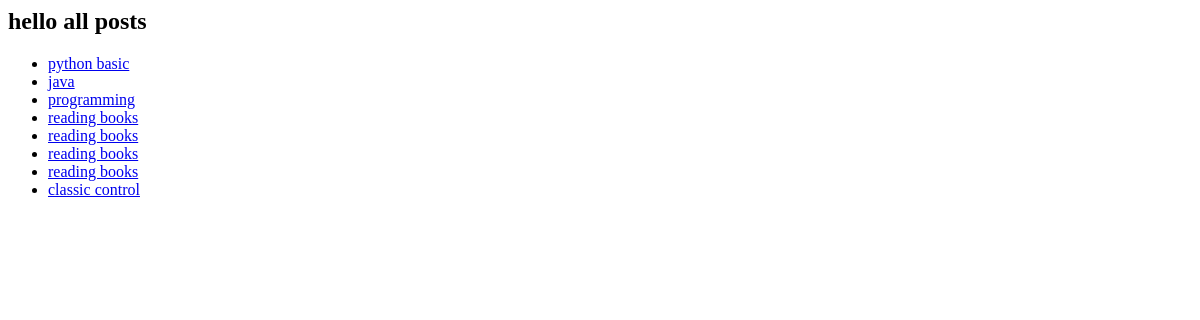
The app's page /posts/, older data.
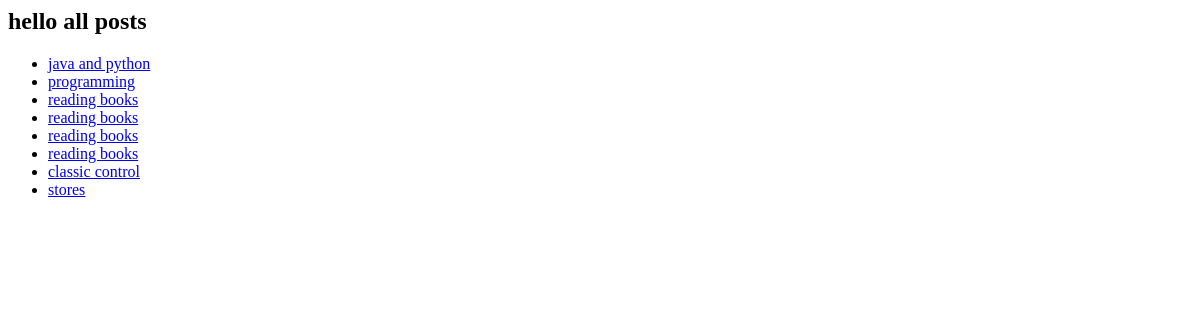
The same page, newer data.
### postapp/models.py (models this page shows)
class Post(models.Model):
    author=models.ForeignKey(User,related_name='post_authoe',on_delete=models.CASCADE)
    title=models.CharField(max_length=100)
    content=models.TextField(max_length=1000)
    draft=models.BooleanField(default=True)
    publish_date=models.DateTimeField(default=timezone.now)
    tags = TaggableManager()
    image = models.ImageField(upload_to='posts/', null=True, blank=True)
    category=models.ForeignKey('Category',related_name="post_category",on_delete=models.SET_NULL,null=True)
    def __str__(self):
        return self.title

### postapp/views.py (the view)
# urls.py: path('posts/',Postlist.as_view()),
class Postlist(ListView):
    model=Post
    template_name = "posts/post_list.html"
    context_object_name = "posts"

### postapp/templates/posts/post_list.html
<h2>hello all posts </h2>
<ul>
  {% for post  in posts %}
     <li> <a href="/posts/{{post.id}}"> {{post}} </a> </li>
   {% endfor %}
</ul>

Row changes from the older to the newer data that the page shows:
removed Post: title "python basic"
changed Post: title "java" → "java and python"
added Post: title "stores"
